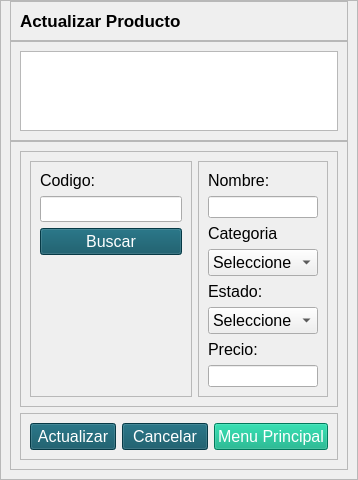
               <widget class="QWidget" name="pageD_Actualizar">
                <layout class="QHBoxLayout" name="horizontalLayout_12">
                 <property name="spacing">
                  <number>0</number>
                 </property>
                 <property name="leftMargin">
                  <number>0</number>
                 </property>
                 <property name="topMargin">
                  <number>0</number>
                 </property>
                 <property name="rightMargin">
                  <number>0</number>
                 </property>
                 <property name="bottomMargin">
                  <number>0</number>
                 </property>
                 <item>
                  <widget class="QFrame" name="frame_5">
                   <property name="maximumSize">
                    <size>
                     <width>100000</width>
                     <height>16777215</height>
                    </size>
                   </property>
                   <property name="font">
                    <font>
                     <pointsize>1</pointsize>
                    </font>
                   </property>
                   <property name="frameShape">
                    <enum>QFrame::StyledPanel</enum>
                   </property>
                   <property name="frameShadow">
                    <enum>QFrame::Raised</enum>
                   </property>
                   <layout class="QVBoxLayout" name="verticalLayout_12">
                    <property name="spacing">
                     <number>0</number>
                    </property>
                    <property name="topMargin">
                     <number>0</number>
                    </property>
                    <item>
                     <widget class="QFrame" name="frame_15">
                      <property name="minimumSize">
                       <size>
                        <width>0</width>
                        <height>40</height>
                       </size>
                      </property>
                      <property name="maximumSize">
                       <size>
                        <width>16777215</width>
                        <height>40</height>
                       </size>
                      </property>
                      <property name="frameShape">
                       <enum>QFrame::StyledPanel</enum>
                      </property>
                      <property name="frameShadow">
                       <enum>QFrame::Raised</enum>
                      </property>
                      <layout class="QVBoxLayout" name="verticalLayout_13">
                       <property name="spacing">
                        <number>0</number>
                       </property>
                       <property name="topMargin">
                        <number>0</number>
                       </property>
                       <property name="bottomMargin">
                        <number>0</number>
                       </property>
                       <item>
                        <widget class="QLabel" name="label_7">
                         <property name="font">
                          <font>
                           <pointsize>13</pointsize>
                           <weight>75</weight>
                           <bold>true</bold>
                          </font>
                         </property>
                         <property name="text">
                          <string>Actualizar Producto</string>
                         </property>
                        </widget>
                       </item>
                      </layout>
                     </widget>
                    </item>
                    <item>
                     <widget class="QFrame" name="frame_16">
                      <property name="minimumSize">
                       <size>
                        <width>0</width>
                        <height>100</height>
                       </size>
                      </property>
                      <property name="maximumSize">
                       <size>
                        <width>16777215</width>
                        <height>100</height>
                       </size>
                      </property>
                      <property name="frameShape">
                       <enum>QFrame::StyledPanel</enum>
                      </property>
                      <property name="frameShadow">
                       <enum>QFrame::Raised</enum>
                      </property>
                      <layout class="QHBoxLayout" name="horizontalLayout_18">
                       <item>
                        <widget class="QTextBrowser" name="textBrowser_4"/>
                       </item>
                      </layout>
                     </widget>
                    </item>
                    <item>
                     <widget class="QFrame" name="frame_17">
                      <property name="styleSheet">
                       <string notr="true">QPushButton
{
color: rgb(255, 255, 255);
background-color: rgb(8, 80, 97);
}
QPushButton::hover
{
color: rgb(255, 255, 255);
	background-color: rgb(45, 131, 118);
}</string>
                      </property>
                      <property name="frameShape">
                       <enum>QFrame::StyledPanel</enum>
                      </property>
                      <property name="frameShadow">
                       <enum>QFrame::Raised</enum>
                      </property>
                      <layout class="QVBoxLayout" name="verticalLayout_16">
                       <item>
                        <widget class="QFrame" name="frame_11">
                         <property name="maximumSize">
                          <size>
                           <width>1000</width>
                           <height>1000</height>
                          </size>
                         </property>
                         <property name="frameShape">
                          <enum>QFrame::StyledPanel</enum>
                         </property>
                         <property name="frameShadow">
                          <enum>QFrame::Raised</enum>
                         </property>
                         <layout class="QHBoxLayout" name="horizontalLayout">
                          <item>
                           <widget class="QFrame" name="frame_22">
                            <property name="maximumSize">
                             <size>
                              <width>220</width>
                              <height>16777215</height>
                             </size>
                            </property>
                            <property name="frameShape">
                             <enum>QFrame::StyledPanel</enum>
                            </property>
                            <property name="frameShadow">
                             <enum>QFrame::Raised</enum>
                            </property>
                            <layout class="QVBoxLayout" name="verticalLayout_20">
                             <item>
                              <widget class="QLabel" name="label_18">
                               <property name="font">
                                <font>
                                 <pointsize>12</pointsize>
                                </font>
                               </property>
                               <property name="text">
                                <string>Codigo: </string>
                               </property>
                               <property name="alignment">
                                <set>Qt::AlignLeading|Qt::AlignLeft|Qt::AlignVCenter</set>
                               </property>
                              </widget>
                             </item>
                             <item>
                              <widget class="QLineEdit" name="inputCodigoD">
                               <property name="font">
                                <font>
                                 <pointsize>11</pointsize>
                                </font>
                               </property>
                               <property name="text">
                                <string/>
                               </property>
                              </widget>
                             </item>
                             <item>
                              <widget class="QPushButton" name="btn_insertData_7">
                               <property name="font">
                                <font>
                                 <pointsize>12</pointsize>
                                </font>
                               </property>
                               <property name="text">
                                <string>Buscar</string>
                               </property>
                              </widget>
                             </item>
                             <item>
                              <spacer name="verticalSpacer_7">
                               <property name="orientation">
                                <enum>Qt::Vertical</enum>
                               </property>
                               <property name="sizeHint" stdset="0">
                                <size>
                                 <width>20</width>
                                 <height>40</height>
                                </size>
                               </property>
                              </spacer>
                             </item>
                            </layout>
                           </widget>
                          </item>
                          <item>
                           <widget class="QFrame" name="frame_2">
                            <property name="maximumSize">
                             <size>
                              <width>250</width>
                              <height>16777215</height>
                             </size>
                            </property>
                            <property name="frameShape">
                             <enum>QFrame::StyledPanel</enum>
                            </property>
                            <property name="frameShadow">
                             <enum>QFrame::Raised</enum>
                            </property>
                            <layout class="QVBoxLayout" name="verticalLayout_19">
                             <item>
                              <widget class="QLabel" name="label_19">
                               <property name="font">
                                <font>
                                 <pointsize>12</pointsize>
                                </font>
                               </property>
                               <property name="text">
                                <string>Nombre: </string>
                               </property>
                               <property name="alignment">
                                <set>Qt::AlignLeading|Qt::AlignLeft|Qt::AlignVCenter</set>
                               </property>
                              </widget>
                             </item>
                             <item>
                              <widget class="QLineEdit" name="inputNombreD"/>
                             </item>
                             <item>
                              <widget class="QLabel" name="label_20">
                               <property name="font">
                                <font>
                                 <pointsize>12</pointsize>
                                </font>
                               </property>
                               <property name="text">
                                <string>Categoria</string>
                               </property>
                               <property name="alignment">
                                <set>Qt::AlignLeading|Qt::AlignLeft|Qt::AlignVCenter</set>
                               </property>
                              </widget>
                             </item>
                             <item>
                              <widget class="QComboBox" name="inputCargoD">
                               <property name="font">
                                <font>
                                 <pointsize>12</pointsize>
                                </font>
                               </property>
                               <item>
                                <property name="text">
                                 <string>Seleccione</string>
                                </property>
                               </item>
                              </widget>
                             </item>
                             <item>
                              <widget class="QLabel" name="label_23">
                               <property name="font">
                                <font>
                                 <pointsize>12</pointsize>
                                </font>
                               </property>
                               <property name="text">
                                <string>Estado:</string>
                               </property>
                               <property name="alignment">
                                <set>Qt::AlignLeading|Qt::AlignLeft|Qt::AlignVCenter</set>
                               </property>
                              </widget>
                             </item>
                             <item>
                              <widget class="QComboBox" name="inputEstadoD">
                               <property name="font">
                                <font>
                                 <pointsize>12</pointsize>
                                </font>
                               </property>
                               <item>
                                <property name="text">
                                 <string>Seleccione</string>
                                </property>
                               </item>
                               <item>
                                <property name="text">
                                 <string>Activo</string>
                                </property>
                               </item>
                               <item>
                                <property name="text">
                                 <string>No activo</string>
                                </property>
                               </item>
                              </widget>
                             </item>
                             <item>
                              <widget class="QLabel" name="label_21">
                               <property name="font">
                                <font>
                                 <pointsize>12</pointsize>
                                </font>
                               </property>
                               <property name="text">
                                <string>Precio:</string>
                               </property>
                               <property name="alignment">
                                <set>Qt::AlignLeading|Qt::AlignLeft|Qt::AlignVCenter</set>
                               </property>
                              </widget>
                             </item>
                             <item>
                              <widget class="QLineEdit" name="inputClaveD"/>
                             </item>
                            </layout>
                           </widget>
                          </item>
                         </layout>
                        </widget>
                       </item>
                       <item>
                        <widget class="QFrame" name="frame_28">
                         <property name="minimumSize">
                          <size>
                           <width>0</width>
                           <height>0</height>
                          </size>
                         </property>
                         <property name="maximumSize">
                          <size>
                           <width>1000</width>
                           <height>1000</height>
                          </size>
                         </property>
                         <property name="frameShape">
                          <enum>QFrame::StyledPanel</enum>
                         </property>
                         <property name="frameShadow">
                          <enum>QFrame::Raised</enum>
                         </property>
                         <layout class="QHBoxLayout" name="horizontalLayout_2">
                          <item>
                           <widget class="QPushButton" name="btnActualizarD">
                            <property name="font">
                             <font>
                              <pointsize>12</pointsize>
                             </font>
                            </property>
                            <property name="text">
                             <string>Actualizar</string>
                            </property>
                           </widget>
                          </item>
                          <item>
                           <widget class="QPushButton" name="btnCancelarD">
                            <property name="font">
                             <font>
                              <pointsize>12</pointsize>
                             </font>
                            </property>
                            <property name="text">
                             <string>Cancelar</string>
                            </property>
                           </widget>
                          </item>
                          <item>
                           <widget class="QPushButton" name="btnXCerrarD">
                            <property name="font">
                             <font>
                              <pointsize>12</pointsize>
                             </font>
                            </property>
                            <property name="styleSheet">
                             <string notr="true">QPushButton
{
color: rgb(255, 255, 255);
background-color: rgb(0, 170, 127);

}
QPushButton::hover
{
color: rgb(255, 255, 255);
background-color: rgb(8, 80, 97);
}</string>
                            </property>
                            <property name="text">
                             <string>Menu Principal</string>
                            </property>
                           </widget>
                          </item>
                         </layout>
                        </widget>
                       </item>
                      </layout>
                     </widget>
                    </item>
                   </layout>
                  </widget>
                 </item>
                </layout>
               </widget>
